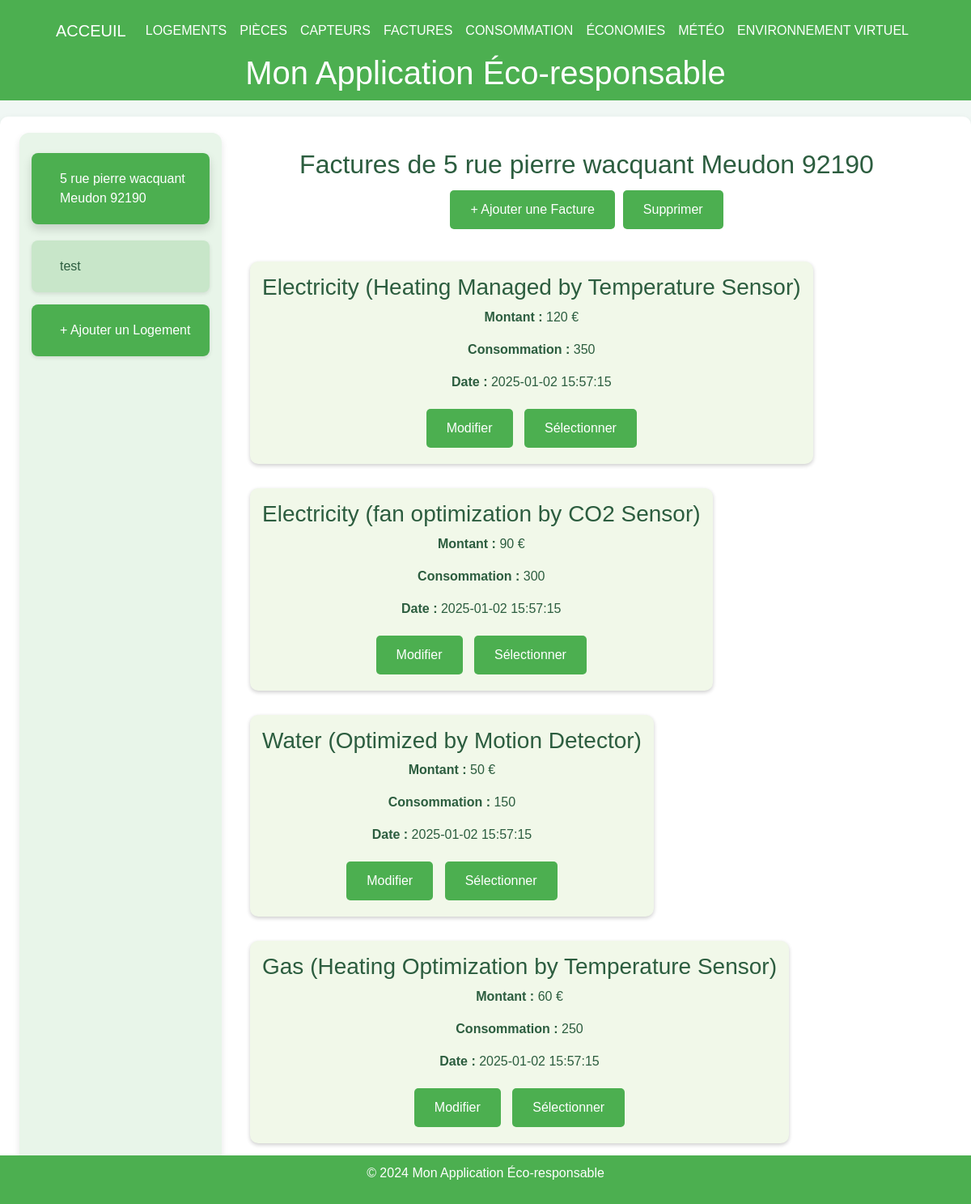
/visualiser_factures, run on the app's committed database.
### tables this page shows
CREATE TABLE Housing (
housing_id INTEGER PRIMARY KEY, -- Identifiant unique pour chaque logement
address VARCHAR(255), -- Adresse du logement
phone_number VARCHAR(20), -- NumÃ©ro de contact pour le logement
ip_address VARCHAR(15), -- Adresse IP associÃ©e au logement
insert_date TIMESTAMP DEFAULT CURRENT_TIMESTAMP -- Horodatage de l'ajout de l'enregistrement
);

CREATE TABLE Invoice (
invoice_id INTEGER PRIMARY KEY, -- Identifiant unique pour chaque facture
housing_id INTEGER, -- RÃ©fÃ©rence au logement concernÃ© par la facture
type VARCHAR(100), -- Type de la facture (ex. : eau, Ã©lectricitÃ©)
amount INTEGER, -- Montant de la facture
value INTEGER, -- Valeur de la consommation en ressource
insert_date TIMESTAMP DEFAULT CURRENT_TIMESTAMP, -- Horodatage de l'ajout de l'enregistrement de la facture
FOREIGN KEY (housing_id) REFERENCES Housing(housing_id) -- Lien entre la facture et un logement spÃ©cifique
);

### main.py (the view)
@app.get("/visualiser_factures", response_class=HTMLResponse)
def visualiser_factures(request: Request, id: int = 1):
    conn = get_db_connection()
    logements = conn.execute("SELECT housing_id, address FROM Housing").fetchall()
    selected_logement = conn.execute("SELECT address FROM Housing WHERE housing_id = ?", (id,)).fetchone()
    factures = conn.execute("SELECT invoice_id, housing_id, type, amount, value, insert_date FROM Invoice WHERE housing_id = ?", (id,)).fetchall()
    conn.close()
    return templates.TemplateResponse("visualiser_factures.html", {
        "request": request,
        "logements": logements,
        "factures": factures,
        "selected_id": id,
        "selected_logement_address": selected_logement["address"] if selected_logement else "Logement par Défaut"
    })

### templates/visualiser_factures.html (shortened to what this page needs)
{% extends "layout.html" %}
{% block content %}
<div class="container-fluid">
    <div class="menu">
        {% for logement in logements %}
        <div class="menu-item {% if selected_id == logement.housing_id %}active{% endif %}"
            onclick="location.href='?id={{ logement.housing_id }}'">
            {{ logement.address }}
        </div>
        {% endfor %}
        <div class="menu-item" style="background-color: #4caf50; color: white;"
            onclick="location.href='https://localhost:8000/logements'">
            + Ajouter un Logement
        </div>
    </div>
    <div class="content">
        <h2 class="text-center">Factures de {{ selected_logement_address or 'Logement par Défaut' }}</h2>
        <div class="actions">
            <button class="btn" onclick="openAddModal()">+ Ajouter une Facture</button>
            <button class="btn" onclick="deleteSelected()">Supprimer</button>
        </div>
        {% if factures %}
        {% for facture in factures %}
        <div class="tile" id="tile-{{ facture.invoice_id }}">
            <h3>{{ facture.type }}</h3>
            <p><strong>Montant :</strong> {{ facture.amount }} €</p>
            <p><strong>Consommation :</strong> {{ facture.value }}</p>
            <p><strong>Date :</strong> {{ facture.insert_date }}</p>
            <div style="margin-top: 10px;">
                <button class="btn"
                    onclick="openEditModal('{{ facture.invoice_id }}', '{{ facture.type }}', '{{ facture.amount }}', '{{ facture.value }}', '{{ facture.insert_date }}')">
                    Modifier
                </button>
                <button class="btn" onclick="toggleSelection('{{ facture.invoice_id }}')">Sélectionner</button>
            </div>
        </div>
        {% endfor %}
        {% else %}
        <p class="text-center">Aucune facture trouvée pour ce logement.</p>
        {% endif %}
    </div>
</div>
{% endblock %}

### templates/layout.html (style rules this page uses)
body { font-family: Arial, sans-serif; margin: 0; padding: 0; background-color: #f0f7f4; color: #2c5d3f; }

### templates/visualiser_factures.html (style rules this page uses)
.container-fluid { display: flex; flex-direction: column; }
@media (min-width: 768px) { .container-fluid { flex-direction: row; } }
.menu { width: 100%; background-color: #e8f5e9; padding: 15px; border-radius: 12px; box-shadow: 0 4px 8px rgba(0, 0, 0, 0.1); }
@media (min-width: 768px) { .menu { width: 250px; border-bottom: none; border-radius: 12px; } }
.menu-item { background-color: #c8e6c9; padding: 20px; margin: 15px 0; text-align: left; border-radius: 8px; cursor: pointer; display: flex; align-items: center; gap: 15px; transition: transform 0.3s, box-shadow 0.3s; box-shadow: 0 2px 5px rgba(0, 0, 0, 0.1); }
.menu-item:hover, .menu-item.active { background-color: #4caf50; color: white; transform: translateY(-5px); box-shadow: 0 6px 12px rgba(0, 0, 0, 0.15); }
.content { flex: 1; padding: 20px; }
.actions { margin-bottom: 20px; display: flex; justify-content: center; flex-wrap: wrap; }
.btn { background-color: #4caf50; color: white; border: none; padding: 12px 25px; border-radius: 5px; cursor: pointer; transition: transform 0.2s; margin: 5px; }
.tile { display: inline-block; background-color: #f1f8e9; border-radius: 10px; padding: 15px; margin: 15px; box-shadow: 0 2px 5px rgba(0, 0, 0, 0.2); text-align: center; transition: transform 0.3s; }

### data on the page
Housing: address "5 rue pierre wacquant Meudon 92190"
Housing: address "test"
Invoice: type "Electricity (Heating Managed by Temperature Sensor)", amount "120", value "350", insert_date "2025-01-02 15:57:15"
Invoice: type "Electricity (fan optimization by CO2 Sensor)", amount "90", value "300", insert_date "2025-01-02 15:57:15"
Invoice: type "Water (Optimized by Motion Detector)", amount "50", value "150", insert_date "2025-01-02 15:57:15"
Invoice: type "Gas (Heating Optimization by Temperature Sensor)", amount "60", value "250", insert_date "2025-01-02 15:57:15"
